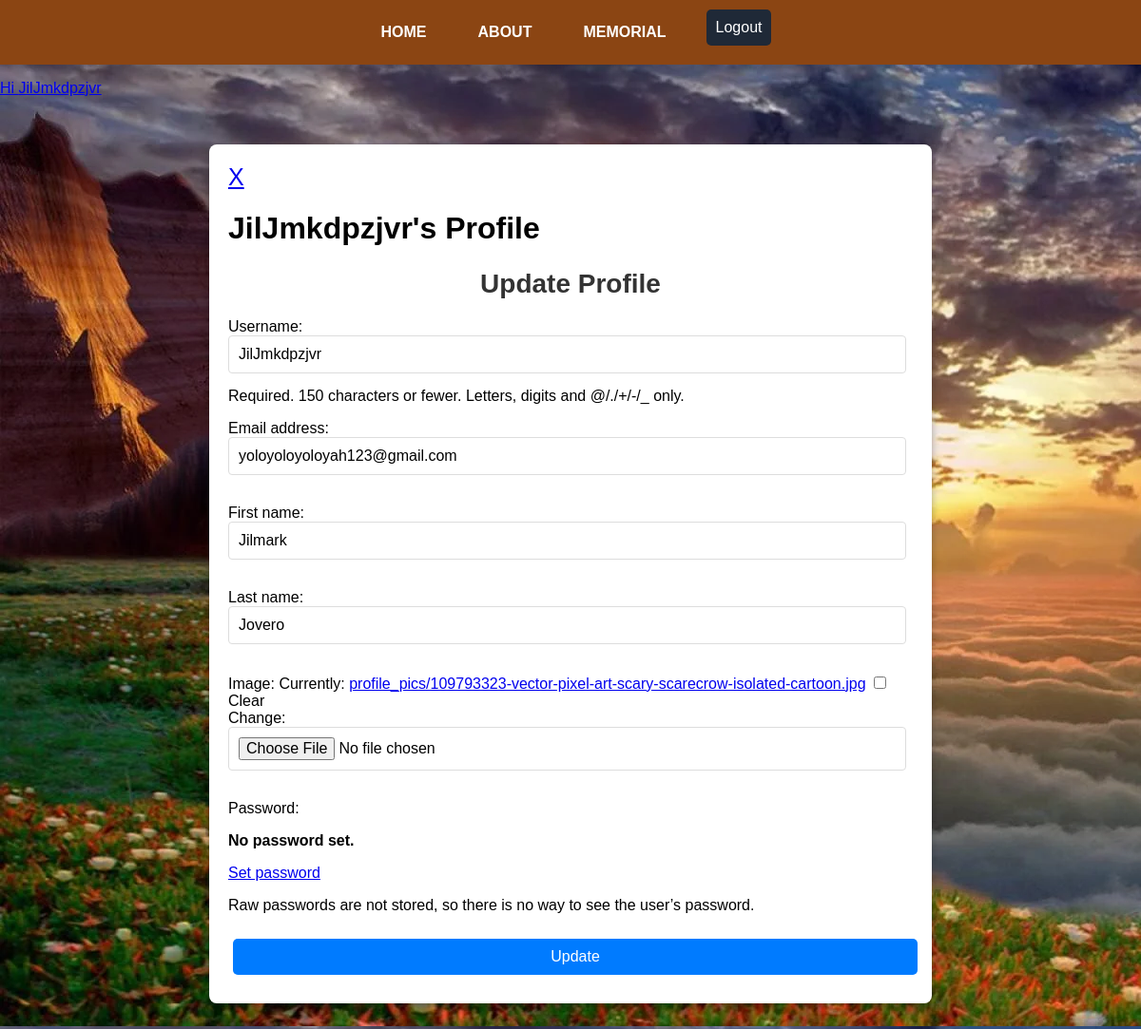
Page /accounts/profile/edit/ (signed in) on the committed database.
### accounts/models.py (models this page shows)
class CustomUser(AbstractUser):
    image = models.ImageField(upload_to='profile_pics/', blank=True, null=True)
    age = models.IntegerField(null=True, blank=True)
    REQUIRED_FIELDS = ['email', 'age']
    USERNAME_FIELD = 'username'
    phone_number = models.CharField(max_length=20, null=True, blank=True)

### accounts/views.py (the view)
# urls.py: path('profile/edit/', ProfileUpdateView.as_view(), name='profileedit'),
class ProfileUpdateView(LoginRequiredMixin, UpdateView):
    model = CustomUser
    form_class = CustomUserChangeForm
    template_name = 'registration/profileupdate.html'
    success_url = reverse_lazy('profile')
    def get_object(self):
        return self.request.user  # Allow user to edit their own profile

### accounts/forms.py
class CustomUserChangeForm(UserChangeForm):
    class Meta:
        model = CustomUser
        fields = ['username', 'email', 'first_name', 'last_name', 'image']

### app/templates/registration/profileupdate.html (shortened to what this page needs)
{% extends "app/base.html" %}
{% block content %}
   <div class="formm">
        <a href="{% url 'profile' %}" style="font-size: 25px" >X</a>
            <h1>{{ user.username }}'s Profile</h1>
            <div class="row">
                <div class="col-md-6">
                    <h2>Update Profile</h2>
                    <form method="post" enctype="multipart/form-data" class="custom-form" style="color: black">
                        {{ form.as_p }}
                        <input type="submit" value="Update" class="input_button">
                    </form>
                </div>
            </div>
    </div>
{% endblock %}

### app/templates/app/base.html (shortened to what this page needs)
{% load static %}
<!DOCTYPE html>
<html lang="en">
<head>
    <link rel="stylesheet" href="{% static 'css/base.css' %}">
</head>
<body style="background-image: url('{% static "images/Memorial Background.png" %}' )  " >
    {% include 'app/navbar.html' %}
    {% if user.is_authenticated %}
    <a href="{% url 'profile' %}" class="logo-container">
        <p> Hi {{user.username}}</p></a>
    {% else %}
    <p> You are not Login</p>
    <a href="{% url 'login' %}">Login</a>
    {% endif %}
    {% block content%}
    {% endblock content %}
</body>
</html>

### static/css/base.css (style rules this page uses)
body { font-family: Arial, sans-serif; margin: 0; padding: 0; background-color: #f9f9f9; }
.input_button { display: inline-block; margin: 10px 5px; padding: 10px 15px; font-size: 16px; color: #ffffff; background-color: #007bff; text-decoration: none; border: none; border-radius: 5px; cursor: pointer; transition: background-color 0.3s ease-in-out; }
body { font-family: Arial, sans-serif; margin: 0; padding: 0; background-color: #f7f7f7; }
h2 { text-align: center; color: #333333; font-size: 28px; margin-bottom: 20px; }
input[type="submit"] { width: 100%; margin-bottom: 10px; padding: 10px; background-color: #007bff; color: #ffffff; border: none; border-radius: 5px; font-size: 16px; cursor: pointer; transition: background-color 0.3s ease-in-out; }
.formm { width: 60%; margin: 50px auto; padding: 20px; background: #ffffff; box-shadow: 0 4px 8px rgba(0, 0, 0, 0.3); border-radius: 8px; }
input[type="text"], input[type="number"], input[type="file"], input[type="password"], input[type="email"], select { width: 96%; padding: 10px; margin-bottom: 15px; border: 1px solid #ddd; border-radius: 4px; font-size: 16px; }

### rows in the picture
CustomUser: username "JilJmkdpzjvr", email "yoloyoloyoloyah123@gmail.com", first_name "Jilmark", last_name "Jovero"
